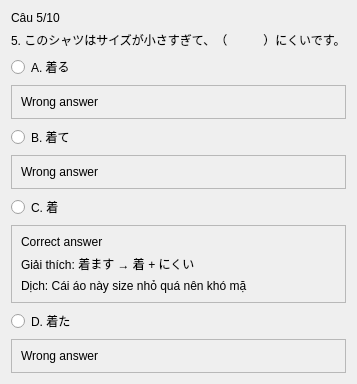
               <widget class="QWidget" name="page_11">
                <layout class="QVBoxLayout" name="verticalLayout_64">
                 <item>
                  <widget class="QLabel" name="label_92">
                   <property name="text">
                    <string>Câu 5/10</string>
                   </property>
                  </widget>
                 </item>
                 <item>
                  <widget class="QLabel" name="label_93">
                   <property name="text">
                    <string>5. このシャツはサイズが小さすぎて、（　　　）にくいです。</string>
                   </property>
                  </widget>
                 </item>
                 <item>
                  <widget class="QRadioButton" name="radioButton_41">
                   <property name="text">
                    <string>A. 着る</string>
                   </property>
                  </widget>
                 </item>
                 <item>
                  <widget class="QFrame" name="frame_57">
                   <property name="frameShape">
                    <enum>QFrame::StyledPanel</enum>
                   </property>
                   <property name="frameShadow">
                    <enum>QFrame::Raised</enum>
                   </property>
                   <layout class="QVBoxLayout" name="verticalLayout_65">
                    <item>
                     <widget class="QLabel" name="label_116">
                      <property name="text">
                       <string>Wrong answer</string>
                      </property>
                     </widget>
                    </item>
                   </layout>
                  </widget>
                 </item>
                 <item>
                  <widget class="QRadioButton" name="radioButton_42">
                   <property name="text">
                    <string>B. 着て</string>
                   </property>
                  </widget>
                 </item>
                 <item>
                  <widget class="QFrame" name="frame_58">
                   <property name="frameShape">
                    <enum>QFrame::StyledPanel</enum>
                   </property>
                   <property name="frameShadow">
                    <enum>QFrame::Raised</enum>
                   </property>
                   <layout class="QVBoxLayout" name="verticalLayout_66">
                    <item>
                     <widget class="QLabel" name="label_117">
                      <property name="text">
                       <string>Wrong answer</string>
                      </property>
                     </widget>
                    </item>
                   </layout>
                  </widget>
                 </item>
                 <item>
                  <widget class="QRadioButton" name="radioButton_43">
                   <property name="text">
                    <string>C. 着</string>
                   </property>
                  </widget>
                 </item>
                 <item>
                  <widget class="QFrame" name="frame_59">
                   <property name="frameShape">
                    <enum>QFrame::StyledPanel</enum>
                   </property>
                   <property name="frameShadow">
                    <enum>QFrame::Raised</enum>
                   </property>
                   <layout class="QVBoxLayout" name="verticalLayout_67">
                    <item>
                     <widget class="QLabel" name="label_120">
                      <property name="text">
                       <string>Correct answer</string>
                      </property>
                     </widget>
                    </item>
                    <item>
                     <widget class="QLabel" name="label_119">
                      <property name="text">
                       <string>Giải thích: 着ます → 着 + にくい</string>
                      </property>
                     </widget>
                    </item>
                    <item>
                     <widget class="QLabel" name="label_118">
                      <property name="text">
                       <string>Dịch: Cái áo này size nhỏ quá nên khó mặ</string>
                      </property>
                     </widget>
                    </item>
                   </layout>
                  </widget>
                 </item>
                 <item>
                  <widget class="QRadioButton" name="radioButton_44">
                   <property name="text">
                    <string>D. 着た</string>
                   </property>
                  </widget>
                 </item>
                 <item>
                  <widget class="QFrame" name="frame_60">
                   <property name="frameShape">
                    <enum>QFrame::StyledPanel</enum>
                   </property>
                   <property name="frameShadow">
                    <enum>QFrame::Raised</enum>
                   </property>
                   <layout class="QVBoxLayout" name="verticalLayout_68">
                    <item>
                     <widget class="QLabel" name="label_121">
                      <property name="text">
                       <string>Wrong answer</string>
                      </property>
                     </widget>
                    </item>
                   </layout>
                  </widget>
                 </item>
                </layout>
               </widget>
